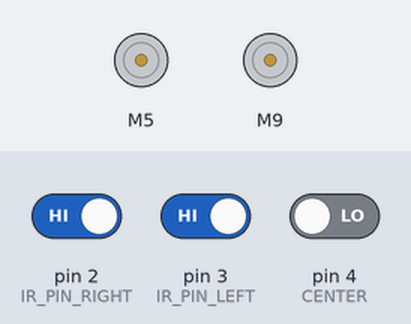
Recording of a sketch running on a simulated Arduino Uno, built with avr-gcc and run on an emulated ATmega328P. Parts: 2 × DC motor (green arrow = forward, orange = backward, longer = faster). The inputs (shaded band) are chosen by the test bench; at power-on: pin 2 (IR_PIN_RIGHT) HIGH, pin 3 (IR_PIN_LEFT) HIGH, pin 4 (CENTER) LOW.

Above: at 1.2 s.
1.3 s: pin 2 (IR_PIN_RIGHT) driven LOW
At 2.5 s:
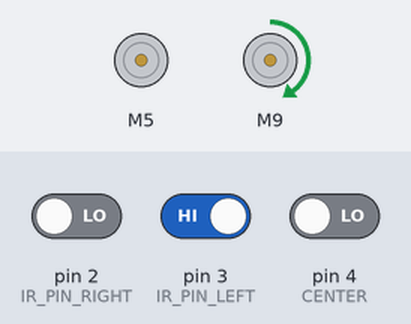
2.8 s: pin 3 (IR_PIN_LEFT) driven LOW
At 3.8 s:
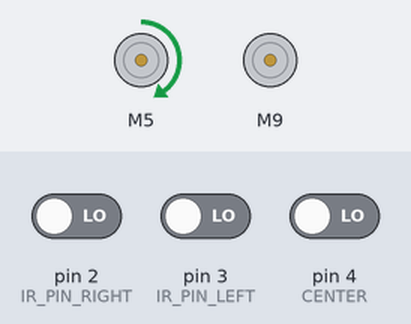
4.3 s: pin 4 (CENTER) driven HIGH
At 4.9 s:
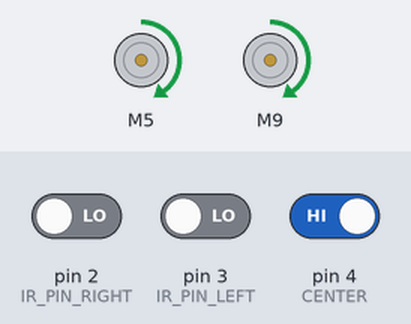
Timing chart, 0 to 7.3 s (numbered marks = the images above; inputs shaded):
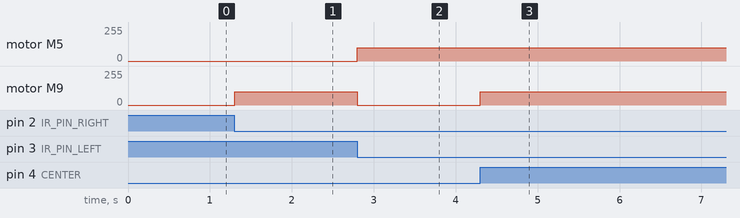

The sketch:

main.ino
```cpp
#include <MX1508.h>

// Configuração dos Motores
#define PINA1 5   // Pino de controle PWM para motor A (direita)
#define PINA2 6   // Pino de controle PWM para motor A (direita)
#define PINB1 9   // Pino de controle PWM para motor B (esquerda)
#define PINB2 10  // Pino de controle PWM para motor B (esquerda)
#define NUMPWM 2
#define PWM 100 // Velocidade PWM desejada

MX1508 motorA(PINA1, PINA2, FAST_DECAY, NUMPWM);
MX1508 motorB(PINB1, PINB2, FAST_DECAY, NUMPWM);

// Configuração dos Sensores IR
#define IR_PIN_RIGHT 2
#define IR_PIN_LEFT 3
#define CENTER 4

bool turning_FLAG = false;

void setup() {
  pinMode(CENTER, INPUT);
  pinMode(IR_PIN_RIGHT, INPUT);
  pinMode(IR_PIN_LEFT, INPUT);

  // Motor pins
  pinMode(PINA1, OUTPUT);
  pinMode(PINA2, OUTPUT);
  pinMode(PINB1, OUTPUT);
  pinMode(PINB2, OUTPUT);

  // Configurações das interrupções
  attachInterrupt(digitalPinToInterrupt(IR_PIN_RIGHT), rightSensorISR, CHANGE);
  attachInterrupt(digitalPinToInterrupt(IR_PIN_LEFT), leftSensorISR, CHANGE);
}

void loop() {
  if (digitalRead(CENTER)) {
    motorA.motorGo(PWM);
    motorB.motorGo(PWM);
  }
}

void rightSensorISR() {
  motorA.motorGo(0);
  motorB.motorGo(PWM);
}

void leftSensorISR() {
  motorA.motorGo(PWM);
  motorB.motorGo(0);
}
```

Measured:
- after the input at 1.3 s, motor M9: stopped → forward 100/255 at once
- after the input at 2.8 s, motor M5: stopped → forward 100/255 at once; motor M9: forward 100/255 → stopped at once
- after the input at 4.3 s, motor M9: stopped → forward 100/255 at once
